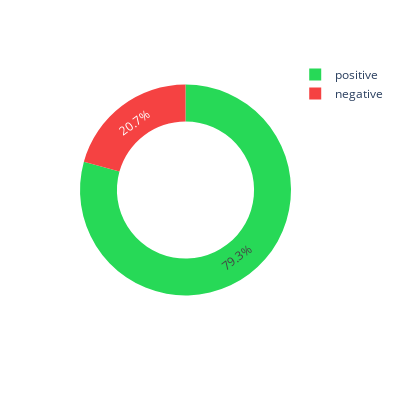

Notebook cell for this chart:
### Markdown cell above
## Sentiment

### Code cell
doc_sentiment = pi_df.idxmax(axis=1).map(lambda x: "positive" if x == 0 else "negative")
reviews_df["sentiment"] = doc_sentiment

fig = px.pie(
    reviews_df["sentiment"].value_counts(),
    values="sentiment",
    color_discrete_sequence=["#27d957", "#f54242"],
    names=["positive", "negative"],
    hole=0.65,
    width=400,
    height=400,
)
fig.update_layout(
    {
        "plot_bgcolor": "rgba(0, 0, 0, 0)",
        "paper_bgcolor": "rgba(0, 0, 0, 0)",
    }
)

# cambiare colori editor per salvare il grafico
fig.write_image("../output/sentiment.png")
fig

### Figure 1 — Plotly figure (JSON) as saved in the notebook; plotly's stock layout.template omitted (floating-point values rounded to 4 significant figures)
{"data": [{"domain": {"x": [0.0, 1.0], "y": [0.0, 1.0]}, "hole": 0.65, "hovertemplate": "label=%{label}<br>sentiment=%{value}<extra></extra>", "labels": ["positive", "negative"], "legendgroup": "", "name": "", "showlegend": true, "values": [22991, 5992], "type": "pie"}], "layout": {"legend": {"tracegroupgap": 0}, "margin": {"t": 60}, "piecolorway": ["#27d957", "#f54242"], "height": 400, "width": 400, "plot_bgcolor": "rgba(0, 0, 0, 0)", "paper_bgcolor": "rgba(0, 0, 0, 0)"}}
